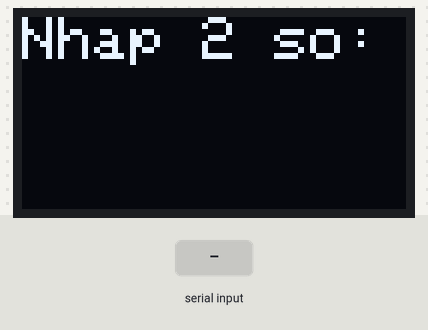
Bench run of a sketch on a simulated Arduino Uno, built with avr-gcc and run on an emulated ATmega328P. Parts: 128×64 one-colour display. The test bench sets the inputs (shaded band). What the sketch prints to the serial monitor is not drawn.

Above: at 1.2 s.
1.3 s: "90,45\n" received over Serial
At 2.4 s:
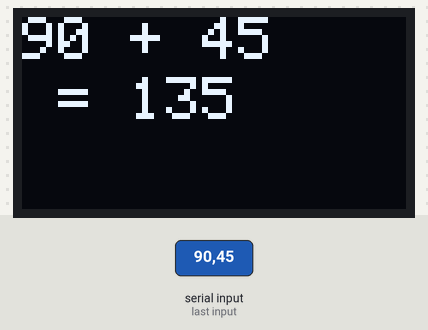
At 6.5 s:
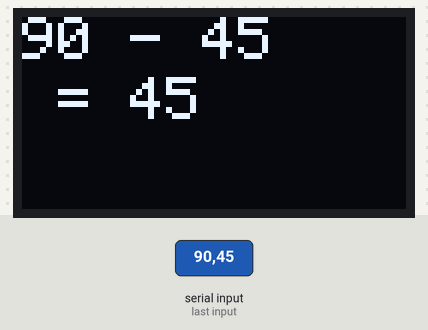
Timing chart, 0 to 8.0 s (numbered marks = the images above; inputs shaded):
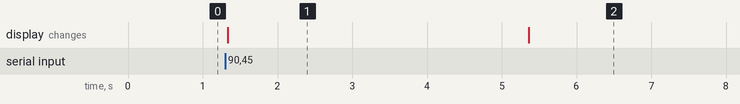

Measured:
- after the input at 1.3 s, the display: changes at once (image 1)
- what the display in image 1 shows lasts 4.1 s, from 1.3 s to 5.4 s

The sketch:

tongvahieu.ino
```cpp
#include <Adafruit_SSD1306.h>
#include <Adafruit_GFX.h>

#define SCREEN_WIDTH 128
#define SCREEN_HEIGHT 64
#define OLED_RESET -1

Adafruit_SSD1306 display(SCREEN_WIDTH, SCREEN_HEIGHT, &Wire, OLED_RESET);

int number_1 = 0;
int number_2 = 0;

void setup() {
  Serial.begin(9600);
  if(!display.begin(SSD1306_SWITCHCAPVCC, 0x3C)) {
    Serial.println(F("SSD1306 allocation failed"));
    for(;;);
    }
  display.setTextSize(2);
  display.setTextColor(WHITE);
  display.clearDisplay();
  display.setCursor(0,0);
  display.print("Nhap 2 so:");
  display.display();
}
void loop() {
  //Chờ đến khi có dữ liệu từ Serial
  if (Serial.available() > 0) {
    //Gán giá trị từ Serial vào biến number_1 và number_2
    number_1 = Serial.parseInt();
    number_2 = Serial.parseInt();
    //Xoá các dữ liệu thừa trong bộ nhớ đệm
    while (Serial.available() > 0) {
      Serial.read();
    }
  //Hiển thị số vừa nhập lên Serial Monitor
  Serial.print("Số thứ nhất: ");
  Serial.println(number_1);
  Serial.print("Số thứ hai: ");
  Serial.println(number_2);

  //Bất đầu tính toán
  int tong = number_1 + number_2;
  int hieu = number_1 - number_2;

  //Hiển thị kết quả tính tổng lên OLED
  display.clearDisplay();
  display.setCursor(0,0);
  display.print(number_1);
  display.print(" + ");
  display.print(number_2);
  display.setCursor(0,20);
  display.print(" = ");
  display.print(tong);
  display.display();
  delay(4000);

  //Hiển thị kết quả tính hiệu
  display.clearDisplay();
  display.setCursor(0,0);
  display.print(number_1);
  display.print(" - ");
  display.print(number_2);
  display.setCursor(0,20);
  display.print(" = ");
  display.print(hieu);
  display.display();
  delay(4000);

  //Hiển thị nhập số trên oled
  display.clearDisplay();
  display.setCursor(0,0);
  display.print("Nhap 2 so:");
  display.display();
}
}
```
